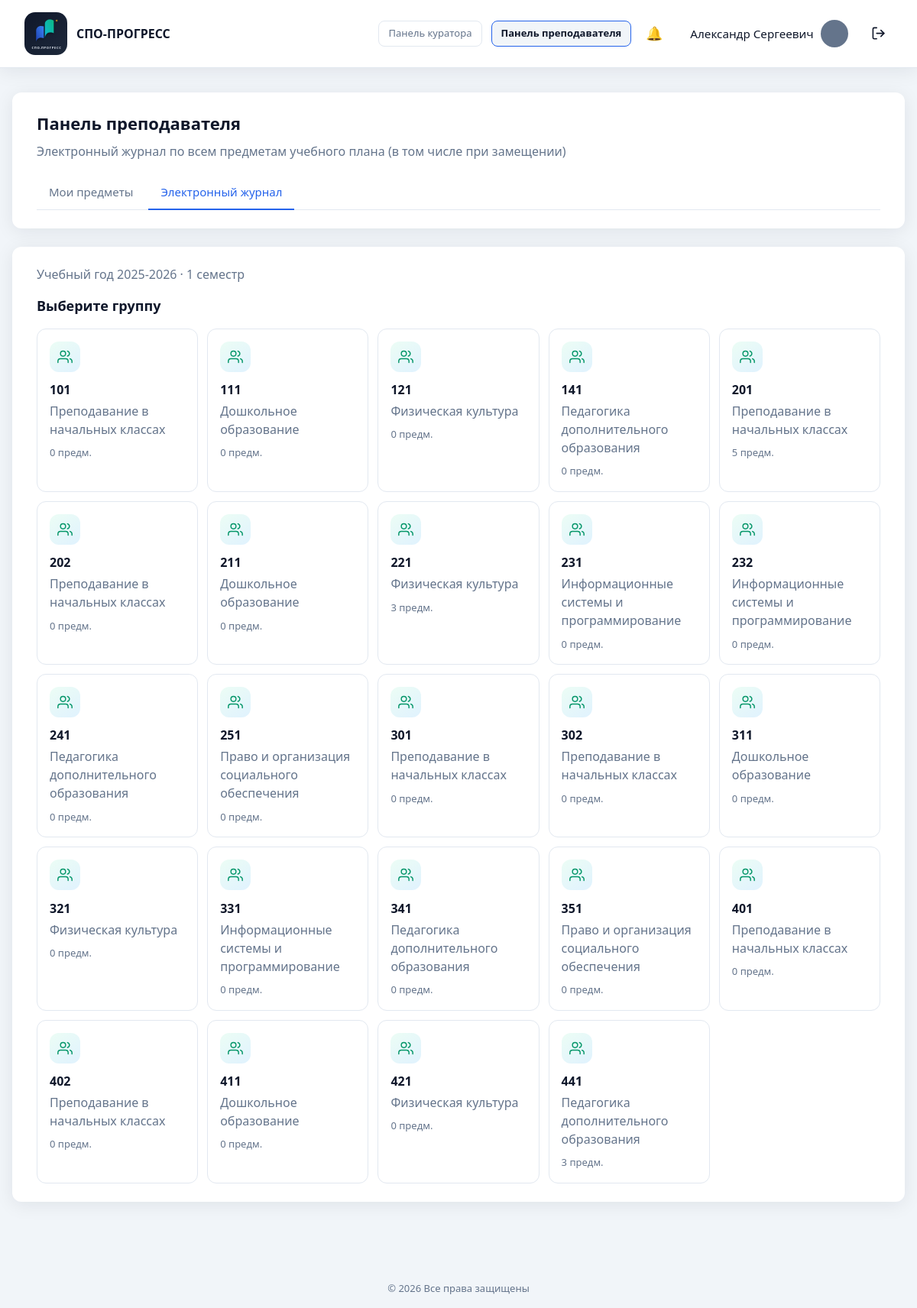
/teacher/journal.php (signed in), run on the app's committed database.
### tables this page shows
CREATE TABLE `users` (
  `id` int UNSIGNED NOT NULL,
  `email` varchar(255) NOT NULL,
  `password_hash` varchar(255) NOT NULL,
  `password_plain` varchar(64) DEFAULT NULL,
  `full_name` varchar(255) NOT NULL,
  `phone` varchar(50) NOT NULL DEFAULT '',
  `position` varchar(255) NOT NULL DEFAULT '',
  `education` varchar(500) NOT NULL DEFAULT '',
  `additional_info` text,
  `avatar` varchar(255) NOT NULL DEFAULT 'icon:default',
  `role` enum('admin','teacher','student') NOT NULL DEFAULT 'teacher',
  `is_active` tinyint(1) NOT NULL DEFAULT '1',
  `created_at` datetime NOT NULL DEFAULT CURRENT_TIMESTAMP,
  `updated_at` datetime NOT NULL DEFAULT CURRENT_TIMESTAMP ON UPDATE CURRENT_TIMESTAMP
);

CREATE TABLE `app_settings` (
  `setting_key` varchar(100) NOT NULL,
  `setting_value` text NOT NULL,
  `updated_at` datetime NOT NULL DEFAULT CURRENT_TIMESTAMP ON UPDATE CURRENT_TIMESTAMP
);

CREATE TABLE `study_groups` (
  `id` int UNSIGNED NOT NULL,
  `number` varchar(50) NOT NULL,
  `specialty_id` int UNSIGNED NOT NULL,
  `curator_id` int UNSIGNED DEFAULT NULL,
  `created_at` datetime NOT NULL DEFAULT CURRENT_TIMESTAMP,
  `updated_at` datetime NOT NULL DEFAULT CURRENT_TIMESTAMP ON UPDATE CURRENT_TIMESTAMP
);

CREATE TABLE `specialties` (
  `id` int UNSIGNED NOT NULL,
  `name` varchar(255) NOT NULL,
  `code` varchar(50) NOT NULL,
  `created_at` datetime NOT NULL DEFAULT CURRENT_TIMESTAMP,
  `updated_at` datetime NOT NULL DEFAULT CURRENT_TIMESTAMP ON UPDATE CURRENT_TIMESTAMP
);

### teacher/journal.php (the view, shortened to what the rows shown need)
<?php
require_once __DIR__ . '/../includes/auth.php';
require_once __DIR__ . '/../includes/journal.php';
require_teacher_panel();
$period = get_active_gradebook_period();
$year = $period['academic_year'];
$semester = $period['semester'];
$assignments = get_journal_assignments_for_user(null, $year, $semester);
$groups = get_journal_groups($year, $semester);
$selectedGroup = null;
$assignment = null;
$journalUrl = static function (array $params = []): string {
    $query = array_filter($params, static function ($value) {
        return $value !== null && $value !== '' && $value !== 0;
    });
    return 'journal.php' . ($query !== [] ? '?' . http_build_query($query) : '');
};
$showHeader = true;
$basePath = '../';
require __DIR__ . '/../includes/header.php';
?>
<div class="dashboard dashboard--wide">
    <section class="panel">
        <div class="panel__header">
            <div>
                <h1>Панель преподавателя</h1>
            </div>
        </div>
    </section>
    <section class="panel">
        <p class="text-muted">
            Учебный год <?= e($year) ?> · <?= e(semester_label($semester)) ?>
        </p>
        <?php if ($groups === []): ?>
            <p class="text-muted">
                В системе пока нет групп.
                Добавьте их в админ-панели во вкладке «Информация».
            </p>
        <?php else: ?>
            <div class="journal-step">
                <h2>Выберите группу</h2>
                <div class="journal-choice-grid">
                    <?php foreach ($groups as $group): ?>
                    <a
                        href="<?= e($journalUrl(['group_id' => (int) $group['group_id']])) ?>"
                        class="journal-choice"
                    >
                        <?= render_journal_choice_icon('group') ?>
                        <strong><?= e($group['group_number']) ?></strong>
                        <span class="text-muted"><?= e($group['specialty_name']) ?></span>
                        <span class="journal-choice__meta"><?= count($group['subjects']) ?> предм.</span>
                    </a>
                    <?php endforeach; ?>
                </div>
            </div>
        <?php endif; ?>
    </section>
</div>
<?php require __DIR__ . '/../includes/footer.php'; ?>

### includes/header.php (shortened to what the rows shown need)
<!DOCTYPE html>
<html lang="ru">
<head>
    <?php $basePath = $basePath ?? ''; ?>
    <link rel="stylesheet" href="<?= e($basePath) ?>assets/css/style.css">
</head>
<body>
    <div class="page">
        <?php if (!empty($showHeader)): ?>
        <header class="header">
            <?php if (is_logged_in()): ?>
            <?php
            $headerUser = current_user();
            $headerName = user_first_middle_name((string) ($headerUser['full_name'] ?? ''));
            $headerAvatar = (string) ($headerUser['avatar'] ?? 'icon:person');
            $appBase = app_base_path();
            $activePanel = current_header_panel();
            require_once __DIR__ . '/notifications.php';
            ?>
            <nav class="header__nav">
                <?php if (can_use_curator_panel()): ?>
                <a
                    href="<?= e($appBase) ?>curator/group.php"
                    class="btn btn--ghost btn--sm<?= $activePanel === 'curator' ? ' is-active' : '' ?>"
                >Панель куратора</a>
                <?php endif; ?>
                <?php if (can_use_teacher_panel()): ?>
                <a
                    href="<?= e($appBase) ?>teacher/subjects.php"
                    class="btn btn--ghost btn--sm<?= $activePanel === 'teacher' ? ' is-active' : '' ?>"
                >Панель преподавателя</a>
                <?php endif; ?>
                <a
                    href="<?= e($appBase) ?>notifications.php"
                    class="header__notify-btn<?= basename((string) ($_SERVER['SCRIPT_NAME'] ?? '')) === 'notifications.php' ? ' is-active' : '' ?>"
                    title="Уведомления"
                >
                    <span class="header__notify-icon" aria-hidden="true">🔔</span>
                </a>
                <div class="header__account">
                    <a
                        href="<?= e($appBase) ?><?= is_student_user() ? 'student/cabinet.php' : 'cabinet.php' ?>"
                        class="header__cabinet-tab<?= ($activePanel === 'cabinet' || $activePanel === 'student') ? ' header__cabinet-tab--active' : '' ?>"
                        title="Личный кабинет"
                    >
                        <span class="header__user-name"><?= e($headerName) ?></span>
                        <?= render_user_avatar($headerAvatar, 'user-avatar--header', $basePath) ?>
                    </a>
                </div>
                <a
                    href="<?= e($basePath) ?>logout.php"
                    class="header__logout-btn"
                    title="Выйти"
                    aria-label="Выйти"
                >
                </a>
            </nav>
            <?php endif; ?>
        </header>
        <?php endif; ?>
        <main class="main">

### includes/journal.php (shortened to what the rows shown need)
<?php
require_once __DIR__ . '/db.php';
require_once __DIR__ . '/auth.php';
require_once __DIR__ . '/curriculum.php';
require_once __DIR__ . '/gradebook.php';
function get_journal_assignments_for_user(
    ?int $userId = null,
    ?string $academicYear = null,
    ?string $semester = null
): array {
    $academicYear = normalize_academic_year($academicYear ?? get_default_academic_year())
        ?? get_default_academic_year();
    $sql = 'SELECT ci.id AS curriculum_item_id, ci.semester, ci.teacher_id,
                   sub.name AS subject_name,
                   g.id AS group_id, g.number AS group_number,
                   sp.name AS specialty_name,
                   cp.academic_year,
                   u.full_name AS teacher_name
            FROM curriculum_items ci
            INNER JOIN subjects sub ON sub.id = ci.subject_id
            INNER JOIN curriculum_plans cp ON cp.id = ci.curriculum_plan_id
            INNER JOIN study_groups g ON g.id = cp.group_id
            INNER JOIN specialties sp ON sp.id = g.specialty_id
            LEFT JOIN users u ON u.id = ci.teacher_id
            WHERE cp.academic_year = ?';
    $params = [$academicYear];
    if ($semester !== null && in_array($semester, ['1', '2'], true)) {
        $sql .= " AND (ci.semester = ? OR ci.semester = 'both')";
        $params[] = $semester;
    }
    $sql .= ' ORDER BY g.number ASC, sub.name ASC, ci.semester ASC';
    $stmt = db()->prepare($sql);
    $stmt->execute($params);
    return $stmt->fetchAll();
}
function get_journal_groups(?string $academicYear = null, ?string $semester = null): array
{
    $assignmentsByGroup = [];
    foreach (get_journal_assignments_for_user(null, $academicYear, $semester) as $row) {
        $groupId = (int) $row['group_id'];
        if (!isset($assignmentsByGroup[$groupId])) {
            $assignmentsByGroup[$groupId] = [
                'group_id' => $groupId,
                'group_number' => (string) $row['group_number'],
                'specialty_name' => (string) $row['specialty_name'],
                'subjects' => [],
            ];
        }
        $assignmentsByGroup[$groupId]['subjects'][] = $row;
    }
    $groups = [];
    foreach (get_all_groups() as $group) {
        $groupId = (int) $group['id'];
        if (isset($assignmentsByGroup[$groupId])) {
            $groups[] = $assignmentsByGroup[$groupId];
            continue;
        }
        $groups[] = [
            'group_id' => $groupId,
            'group_number' => (string) $group['number'],
            'specialty_name' => (string) ($group['specialty_name'] ?? ''),
            'subjects' => [],
        ];
    }
    return $groups;
}
function render_journal_choice_icon(string $type = 'journal'): string
{
    if ($type === 'group') {
        return '<span class="journal-choice__icon journal-choice__icon--group" aria-hidden="true">'
            . '<svg viewBox="0 0 24 24" fill="none">'
            . '<path d="M17 21v-2a4 4 0 0 0-4-4H5a4 4 0 0 0-4 4v2" stroke="currentColor" stroke-width="1.75" stroke-linecap="round" stroke-linejoin="round"/>'
            . '<circle cx="9" cy="7" r="4" stroke="currentColor" stroke-width="1.75"/>'
            . '<path d="M23 21v-2a4 4 0 0 0-3-3.87M16 3.13a4 4 0 0 1 0 7.75" stroke="currentColor" stroke-width="1.75" stroke-linecap="round" stroke-linejoin="round"/>'
            . '</svg></span>';
    }
    return '<span class="journal-choice__icon journal-choice__icon--journal" aria-hidden="true">'
        . '<svg viewBox="0 0 24 24" fill="none">'
        . '<path d="M4 19.5A2.5 2.5 0 0 1 6.5 17H20" stroke="currentColor" stroke-width="1.75" stroke-linecap="round" stroke-linejoin="round"/>'
        . '<path d="M6.5 2H20v20H6.5A2.5 2.5 0 0 1 4 19.5v-15A2.5 2.5 0 0 1 6.5 2z" stroke="currentColor" stroke-width="1.75" stroke-linecap="round" stroke-linejoin="round"/>'
        . '<path d="M8 7h8M8 11h6" stroke="currentColor" stroke-width="1.75" stroke-linecap="round"/>'
        . '</svg></span>';
}

### data on the page
users: full_name "Александр Сергеевич"
app_settings: setting_value "1 семестр"
study_groups: number "101", specialty.name "Преподавание в начальных классах", count($group['subjects']) "0"
study_groups: number "111", specialty.name "Дошкольное образование", count($group['subjects']) "0"
study_groups: number "121", specialty.name "Физическая культура", count($group['subjects']) "0"
study_groups: number "141", specialty.name "Педагогика дополнительного образования", count($group['subjects']) "0"
study_groups: number "202", specialty.name "Преподавание в начальных классах", count($group['subjects']) "0"
study_groups: number "211", specialty.name "Дошкольное образование", count($group['subjects']) "0"
study_groups: number "231", specialty.name "Информационные системы и программирование", count($group['subjects']) "0"
study_groups: number "232", specialty.name "Информационные системы и программирование", count($group['subjects']) "0"
study_groups: number "241", specialty.name "Педагогика дополнительного образования", count($group['subjects']) "0"
study_groups: number "251", specialty.name "Право и организация социального обеспечения", count($group['subjects']) "0"
study_groups: number "301", specialty.name "Преподавание в начальных классах", count($group['subjects']) "0"
study_groups: number "302", specialty.name "Преподавание в начальных классах", count($group['subjects']) "0"
study_groups: number "311", specialty.name "Дошкольное образование", count($group['subjects']) "0"
study_groups: number "321", specialty.name "Физическая культура", count($group['subjects']) "0"
study_groups: number "331", specialty.name "Информационные системы и программирование", count($group['subjects']) "0"
study_groups: number "341", specialty.name "Педагогика дополнительного образования", count($group['subjects']) "0"
study_groups: number "351", specialty.name "Право и организация социального обеспечения", count($group['subjects']) "0"
study_groups: number "401", specialty.name "Преподавание в начальных классах", count($group['subjects']) "0"
study_groups: number "402", specialty.name "Преподавание в начальных классах", count($group['subjects']) "0"
study_groups: number "411", specialty.name "Дошкольное образование", count($group['subjects']) "0"
study_groups: number "421", specialty.name "Физическая культура", count($group['subjects']) "0"

### other printed values
$year "2025-2026"
$group['group_number'] "201"
$group['specialty_name'] "Преподавание в начальных классах"
count($group['subjects']) "5"
$group['group_number'] "221"
$group['specialty_name'] "Физическая культура"
count($group['subjects']) "3"
$group['group_number'] "441"
$group['specialty_name'] "Педагогика дополнительного образования"
